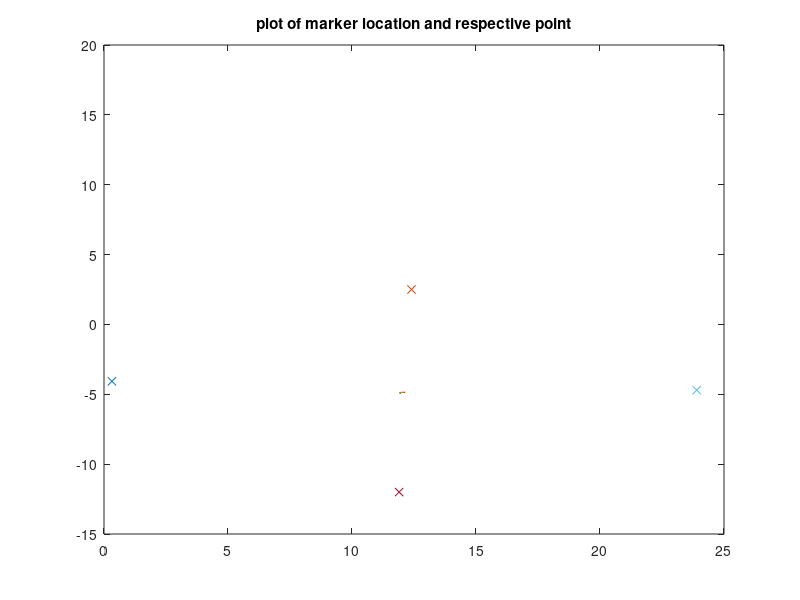

Reproduce this figure in MATLAB.
%% SCRIPT for making plots of known points 

%   HT_marker % gives HT of marker in GCS
% 
% 
% HT_marker =
% 
%    1.0e+02 *
% 
%   -0.000654743414347   0.009820289841634   0.001770089965981   1.198563385009766
%   -0.009978481261399  -0.000638139345697  -0.000150631641397  -0.484770622253418
%   -0.000034968232513  -0.001776143463173   0.009840939570028  -0.267241516113281
% %                    0                   0                   0   0.010000000000000
% % 
% % HT_probe1 =
% 
%    1.0e+02 *
% 
%   -0.009268580879365  -0.000284798680313  -0.003743300441371   2.387471008300781
%    0.000149419523860  -0.009991267523385   0.000390188521156  -0.469989967346191
%   -0.003751144130604   0.000305717169692   0.009264742561107  -0.380061416625977
%                    0                   0                   0   0.010000000000000
% 
% HT_probe2 =
% 
%    1.0e+02 *
% 
%   -0.009761817700496  -0.000227948860101  -0.002157534356495   1.188160324096680
%    0.000080586481292  -0.009975885250640   0.000689361505371  -1.202484130859375
%   -0.002168045433405   0.000655555324311   0.009740114281437  -0.183494586944580
%                    0                   0                   0   0.010000000000000
% 
%                    

%                    
%   HT_probe4 =
% 
%    1.0e+02 *
% 
%    0.000507982515199  -0.009815910321245   0.001841156791130   1.241983261108399
%    0.009421740935100  -0.000140450975948  -0.003348293785679   0.249796485900879
%    0.003312514379759   0.001904777700580   0.009241161744892  -0.207185153961182
%                    0                   0                   0   0.010000000000000
% 
% 
% HT_probe =
% 
%   -0.975198975060845   0.049525304935994   0.215717878747388   3.173547506332398
%   -0.053151396147325  -0.998525468175685  -0.011037141483095 -40.681392669677734
%    0.214853178072529  -0.022229115491279   0.976393352239050   2.539394378662109
%                    0                   0                   0   1.000000000000000

plot(11.99,-4.85,'x')
  quiver(11.99,-4.85,-.06,-.1)
 hold on
quiver(11.99,-4.85,-.09,-.06)
quiver(11.99,-4.85,.17,-.015)



plot(23.9,-4.7,'x') 
plot(11.9,-12,'x') 
 plot(.32,-4.07,'x')
plot(12.4,2.5,'x')
 axis([0 25 -15 20])
title('plot of marker location and respective point')